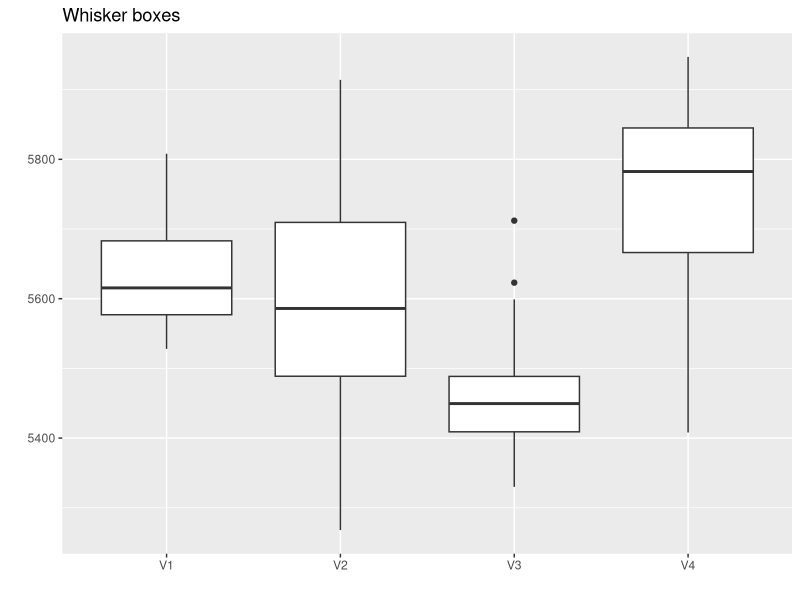
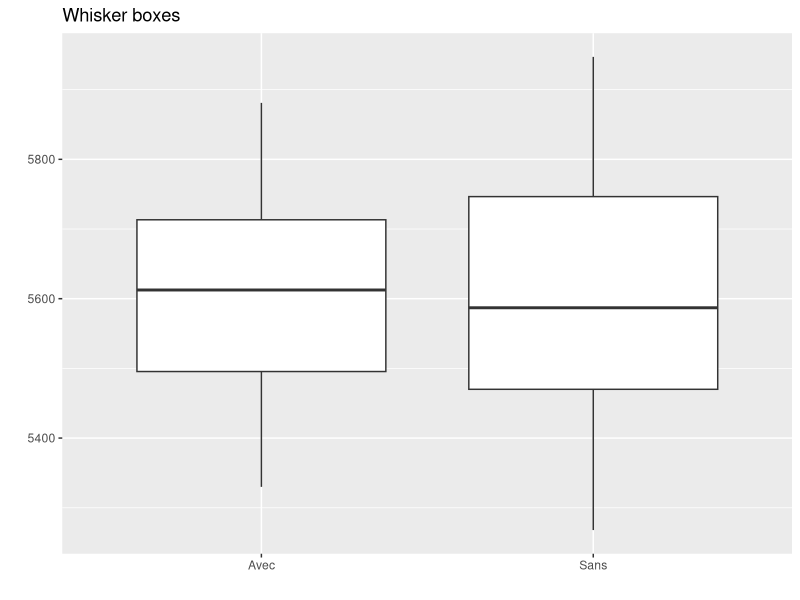

The R script that drew these images, in order:
## ---- chunk 1
knitr::opts_chunk$set(echo = TRUE)
## ---- chunk 2
library(ggplot2)
ble <- read.table("ble.txt",header=TRUE,sep=";",dec=".")
ble
## ---- chunk 3
ggplot(ble, aes(x=variete,y=rdt))+
  geom_boxplot()+
  ggtitle("Whisker boxes")+
  xlab("")+
  ylab("")
## ---- chunk 4
ggplot(ble, aes(x=phyto,y=rdt))+
  geom_boxplot()+
  ggtitle("Whisker boxes")+
  xlab("")+
  ylab("")
## ---- chunk 5
anova_variete_phyto <- lm(rdt~variete*phyto,data=ble)
summary(anova_variete_phyto)
anova(anova_variete_phyto)
